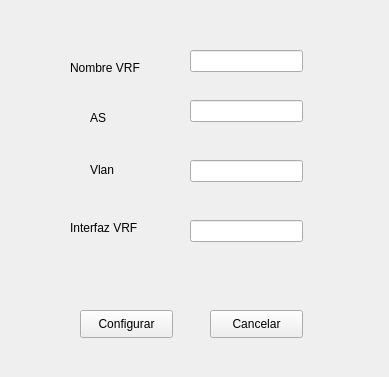
<?xml version="1.0" encoding="UTF-8"?>
<ui version="4.0">
 <class>ConfigurarPE</class>
 <widget class="QWidget" name="ConfigurarPE">
  <property name="geometry">
   <rect>
    <x>0</x>
    <y>0</y>
    <width>389</width>
    <height>377</height>
   </rect>
  </property>
  <property name="windowTitle">
   <string>Form</string>
  </property>
  <widget class="QLabel" name="label">
   <property name="geometry">
    <rect>
     <x>70</x>
     <y>60</y>
     <width>81</width>
     <height>16</height>
    </rect>
   </property>
   <property name="text">
    <string>Nombre VRF</string>
   </property>
  </widget>
  <widget class="QLabel" name="label_2">
   <property name="geometry">
    <rect>
     <x>90</x>
     <y>110</y>
     <width>55</width>
     <height>16</height>
    </rect>
   </property>
   <property name="text">
    <string>AS</string>
   </property>
  </widget>
  <widget class="QLabel" name="label_3">
   <property name="geometry">
    <rect>
     <x>90</x>
     <y>160</y>
     <width>51</width>
     <height>20</height>
    </rect>
   </property>
   <property name="text">
    <string>Vlan</string>
   </property>
  </widget>
  <widget class="QLabel" name="label_4">
   <property name="geometry">
    <rect>
     <x>70</x>
     <y>220</y>
     <width>91</width>
     <height>16</height>
    </rect>
   </property>
   <property name="text">
    <string>Interfaz VRF</string>
   </property>
  </widget>
  <widget class="QLineEdit" name="txt_nombreVRF">
   <property name="geometry">
    <rect>
     <x>190</x>
     <y>50</y>
     <width>113</width>
     <height>22</height>
    </rect>
   </property>
  </widget>
  <widget class="QLineEdit" name="txt_vrf">
   <property name="geometry">
    <rect>
     <x>190</x>
     <y>100</y>
     <width>113</width>
     <height>22</height>
    </rect>
   </property>
  </widget>
  <widget class="QLineEdit" name="txt_vlan">
   <property name="geometry">
    <rect>
     <x>190</x>
     <y>160</y>
     <width>113</width>
     <height>22</height>
    </rect>
   </property>
  </widget>
  <widget class="QLineEdit" name="txt_interfazVrf">
   <property name="geometry">
    <rect>
     <x>190</x>
     <y>220</y>
     <width>113</width>
     <height>22</height>
    </rect>
   </property>
  </widget>
  <widget class="QPushButton" name="btn_configurar">
   <property name="geometry">
    <rect>
     <x>80</x>
     <y>310</y>
     <width>93</width>
     <height>28</height>
    </rect>
   </property>
   <property name="text">
    <string>Configurar</string>
   </property>
  </widget>
  <widget class="QPushButton" name="btn_cancelar">
   <property name="geometry">
    <rect>
     <x>210</x>
     <y>310</y>
     <width>93</width>
     <height>28</height>
    </rect>
   </property>
   <property name="text">
    <string>Cancelar</string>
   </property>
  </widget>
 </widget>
 <resources/>
 <connections/>
</ui>
